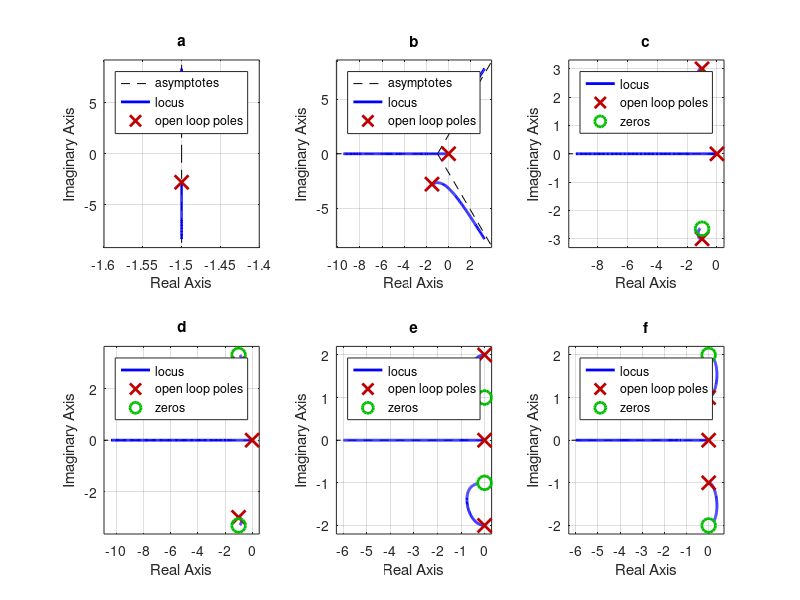
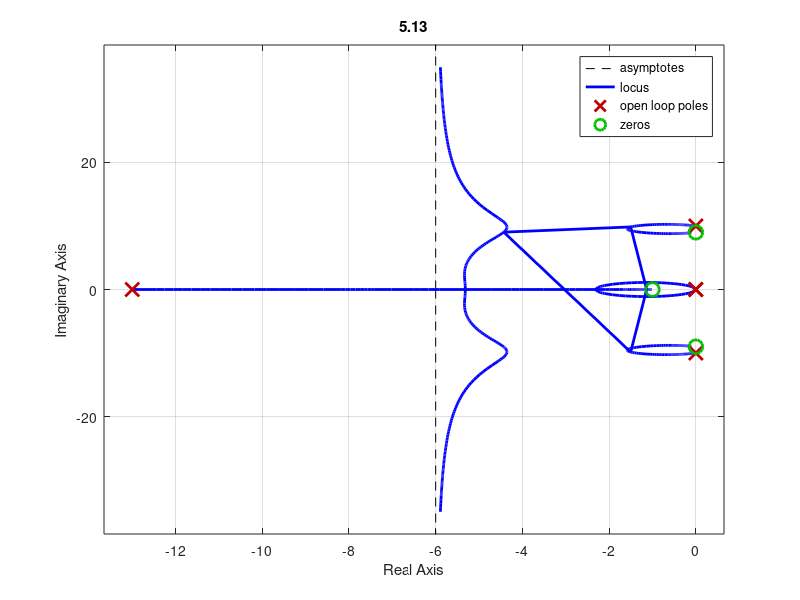
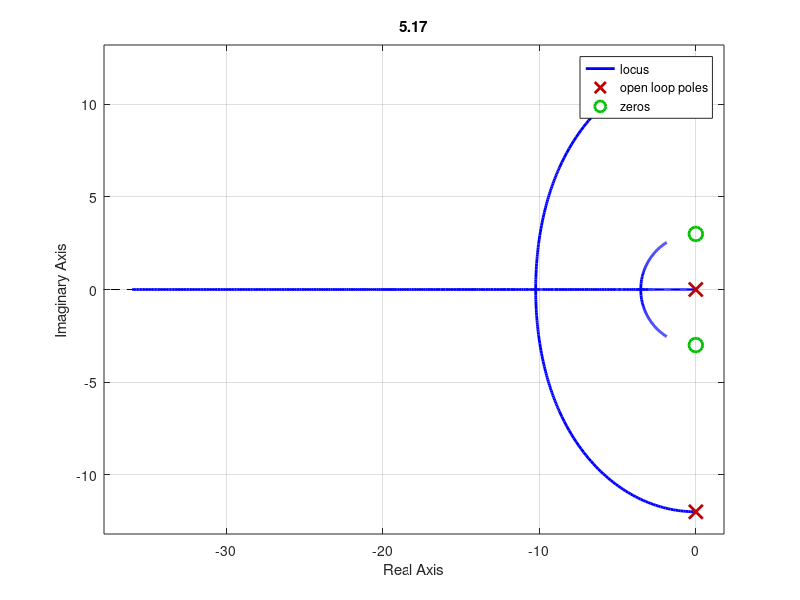
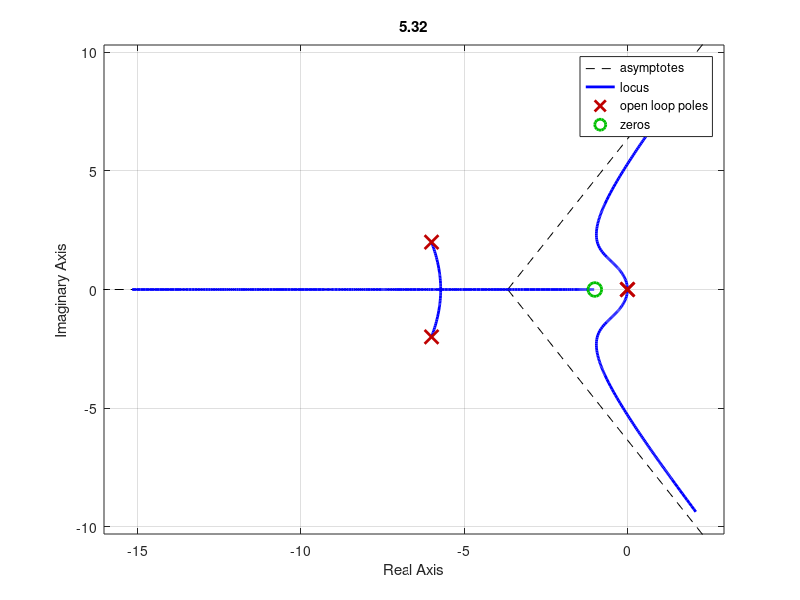

Reproduce these figures in MATLAB, in order.
%% Feedback HWs 11 and 12
% Matthew Avallone

%% 5.5

%a
num = [1];
den = [1 3 10];
sys = tf(num,den);
figure(1)
subplot(2,3,1)
rlocus(sys);
title('a')
%b
num = [1];
den = [1 3 10 0];
sys = tf(num,den);
subplot(2,3,2)
rlocus(sys);
title('b')
%c
num = [1,2,8];
den = [1 2 10 0];
sys = tf(num,den);
subplot(2,3,3)
rlocus(sys);
title('c')
%d
num = [1,2,12];
den = [1 2 10 0];
sys = tf(num,den);
subplot(2,3,4)
rlocus(sys);
title('d')
%e
num = [1 0 1];
den = [1 0 4 0];
sys = tf(num,den);
subplot(2,3,5)
rlocus(sys);
title('e')
%f
num = [1 0 4];
den = [1 0 1 0];
sys = tf(num,den);
subplot(2,3,6)
rlocus(sys);
title('f')

%% 5.13

numd = [1 1];
dend = [1 13];
sysd = tf(numd,dend);
numg = [1 0 81];
deng = [1 0 100 0 0];
sysg = tf(numg,deng);
numt = conv(numd,numg);
dent = conv(dend,deng);
syst = tf(numt,dent);
figure(2)
rlocus(syst)
title('5.13')

%% 5.17

dent = conv([1 0],[1 0 144]);
numt = [1 0 9];
syst = tf(numt,dent);
figure(3)
rlocus(syst)
title('5.17')

%% 5.32

dent = conv([1 0 0],[1 12 40]);
numt = [100 100];
syst = tf(numt,dent);
figure(4)
rlocus(syst)
title('5.32')

%% 5.25

num = [1 0.1];
den = conv([1 0.0145 0],[1, 9, 18]);
sys = tf(num,den);
figure(5)
subplot(1,2,1)
rlocus(sys)
title('5.25')
subplot(1,2,2)
step(sys)

%% 5.40

num = conv([6 0],[1 51 550])+55000;
den = conv(conv([55000 0],[1 51 550]),[1 0 0]);
sys = tf(num, den);
figure(6)
rlocus(sys)
title('5.40')